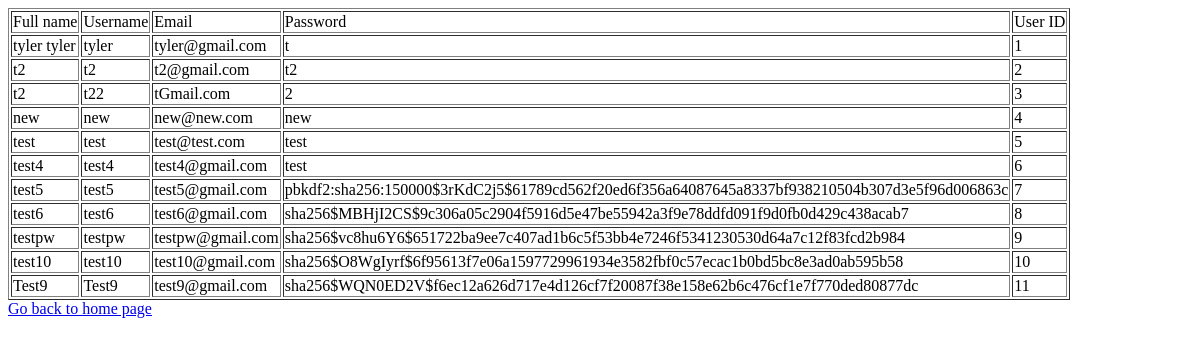
/list, run on an earlier commit of the app's database.
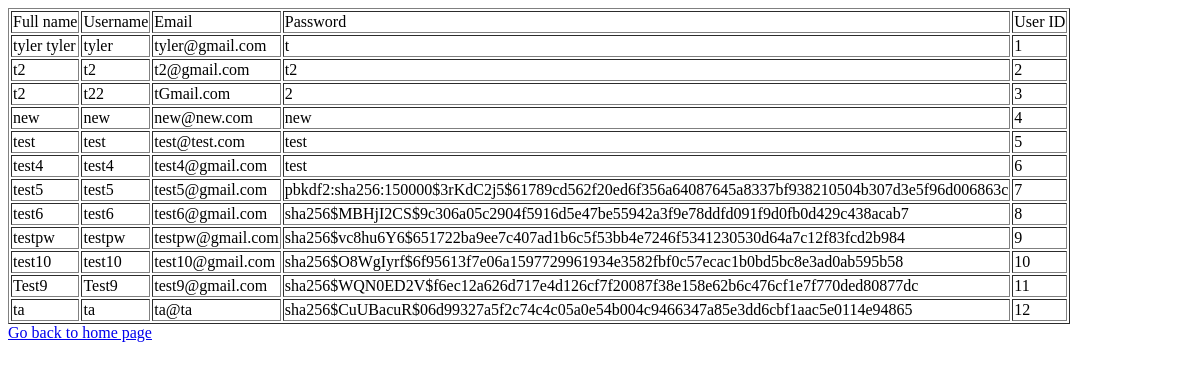
And on a later commit of the database.
### tables this page shows
CREATE TABLE users (
    userID INTEGER PRIMARY KEY AUTOINCREMENT,
    name TEXT NOT NULL,
    username TEXT NOT NULL UNIQUE,
    email TEXT NOT NULL UNIQUE,
    password TEXT NOT NULL
);

### app.py (the view)
@app.route('/list')
def list():
    con = sql.connect("database.db")
    con.row_factory = sql.Row
    cur = con.cursor()
    cur.execute("select * from users")
    rows = cur.fetchall();
    return render_template("list.html",rows = rows)

### templates/list.html
<!doctype html>
<html>
   <body>
      <table border = 1>
         <thead>
            <td>Full name</td>
            <td>Username</td>
            <td>Email</td>
            <td>Password </td>
            <td>User ID</td>
         </thead>
         {% for row in rows %}
            <tr>
               <td>{{row["name"]}}</td>
               <td>{{row["username"]}}</td>
               <td>{{row["email"]}}</td>
               <td>{{row["password"]}}</td>
               <td>{{row["userID"]}}</td>
            </tr>
         {% endfor %}
      </table>
      <a href = "/">Go back to home page</a>
   </body>
</html>

What changed in the data, as far as the page shows it:
added users: name "ta", username "ta", email "ta@ta", password "sha256$CuUBacuR$06d99327a5f2c74c4c05a0e54b004c9466347a85e3dd6cbf1aac5e0114e94865", userID "12"
